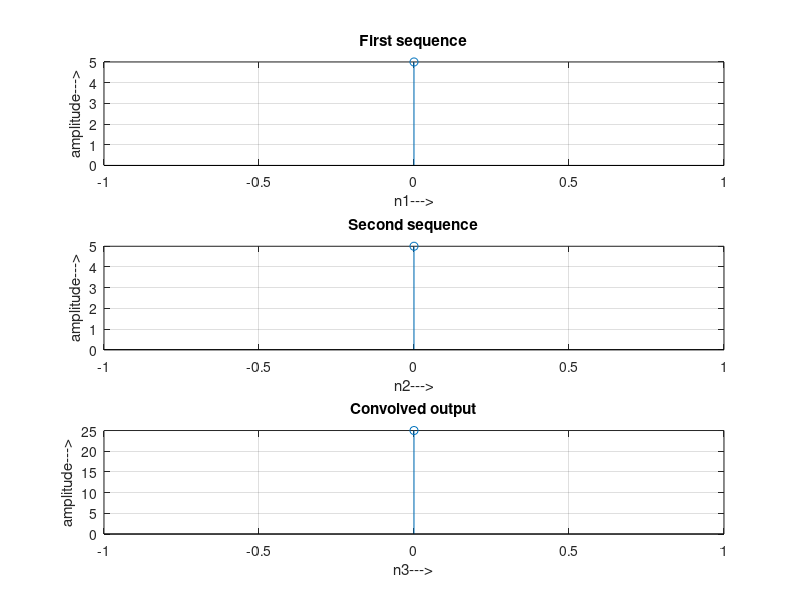

Write MATLAB code to recreate this figure.
clc;
clear all;
close all;
x1=input('Enter the first sequence x1(n) = ');
x2=input('Enter the second sequence x2(n) = ');
L=length(x1);
M=length(x2);
N=L+M-1;
yn=conv(x1,x2);
disp('The values of yn are= ');
disp(yn);
n1=0:L-1;
subplot(311);
stem(n1,x1);
grid on;
xlabel('n1--->');
ylabel('amplitude--->');
title('First sequence');
n2=0:M-1;
subplot(312);
stem(n2,x2);
grid on;
xlabel('n2--->');
ylabel('amplitude--->');
title('Second sequence');
n3=0:N-1;
subplot(313);
stem(n3,yn);
grid on;
xlabel('n3--->');
ylabel('amplitude--->');
title('Convolved output');